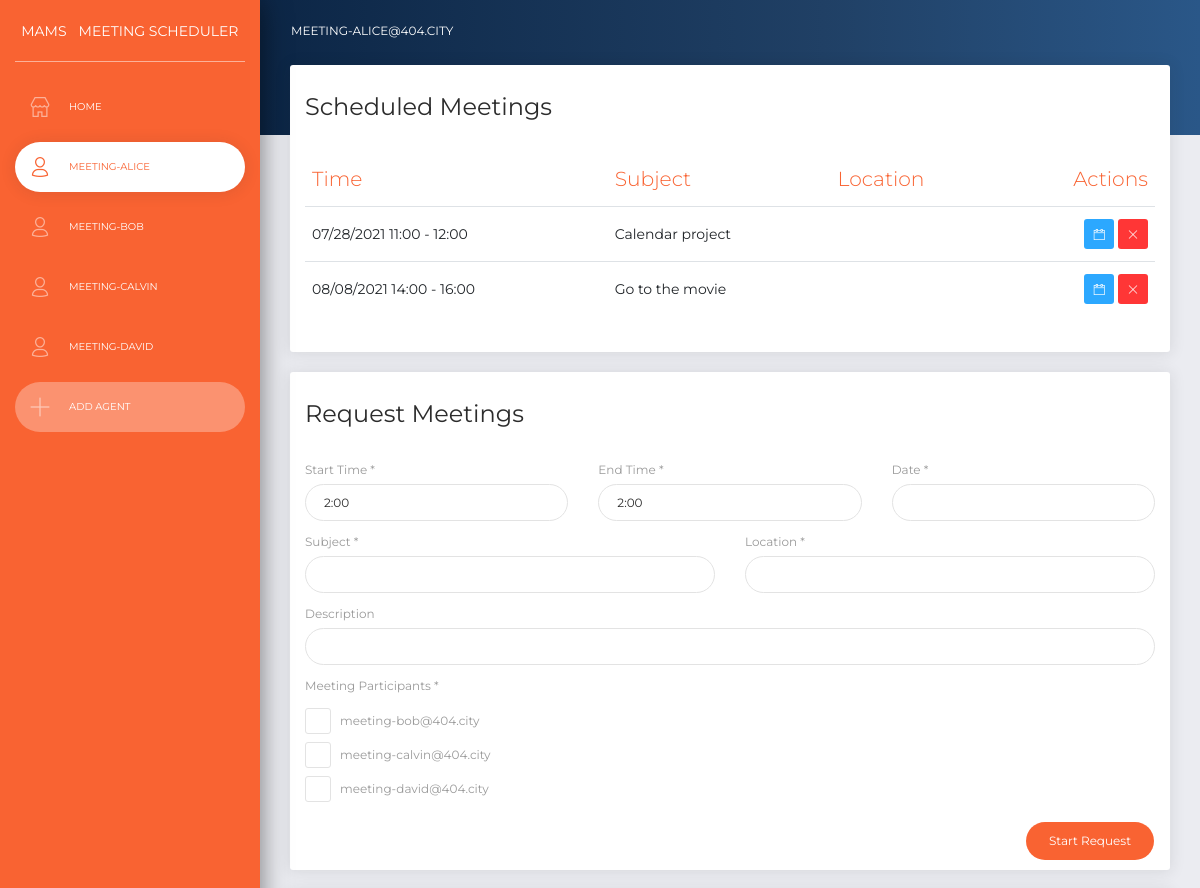
The app's page /agent/1 (upper part), older data.
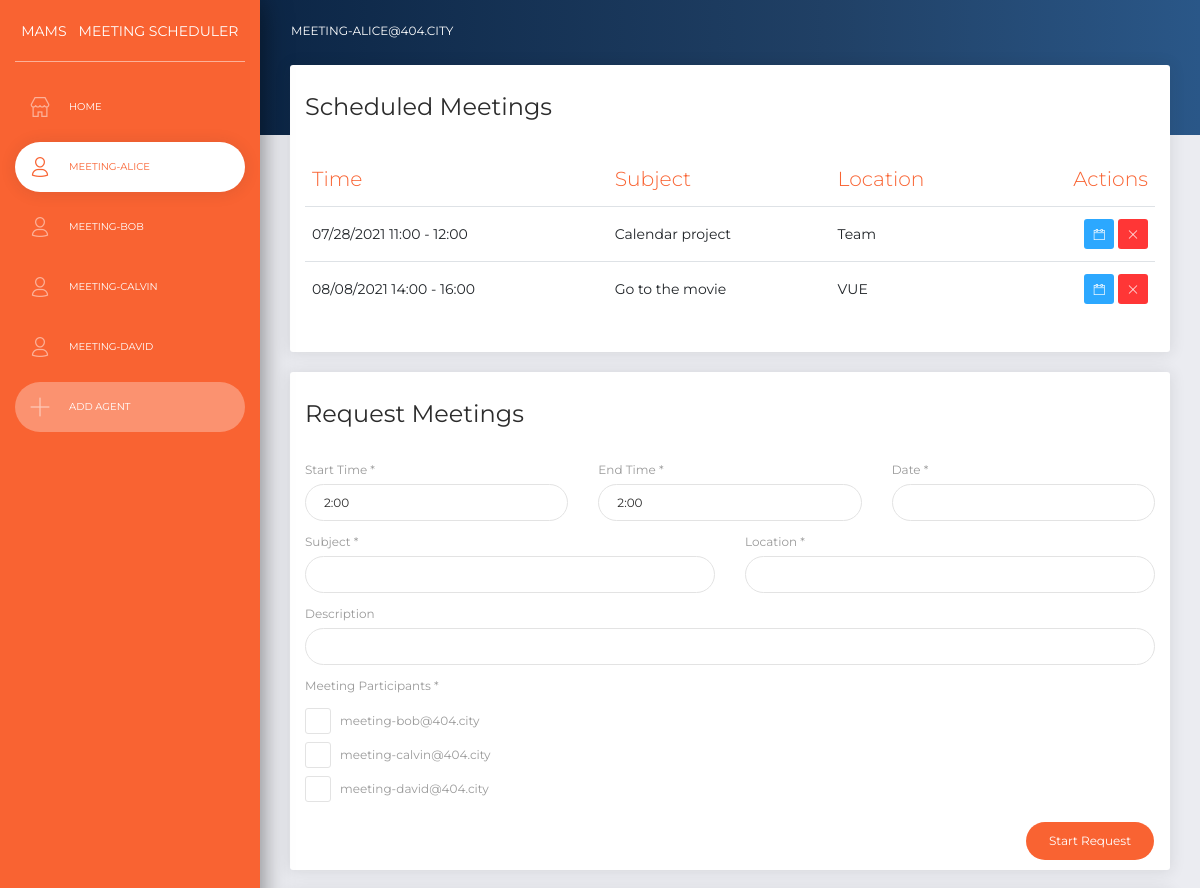
The same page, newer data.
### apps/models/models.py (models this page shows, shortened)
class AgentModel(db.Model):
    __tablename__ = 'agent'
    agent_id = db.Column(db.Integer, primary_key=True)
    email = db.Column(db.String(120), nullable=False)
    password = db.Column(db.String(120), nullable=False)
    offices = db.relationship('OfficeModel', backref='agent')
    preferences = db.relationship('PreferenceModel', backref='agent')
    meetings = db.relationship('ScheduleModel', back_populates='agent')

class MeetingModel(db.Model):
    __tablename__ = 'meeting'
    meeting_id = db.Column(db.Integer, primary_key=True)
    start_time = db.Column(db.DateTime, nullable=False)
    end_time = db.Column(db.DateTime, nullable=False)
    subject = db.Column(db.Text, nullable=False)
    location = db.Column(db.Text, nullable=False)
    description = db.Column(db.Text)
    agents = db.relationship('ScheduleModel', back_populates='meeting')

### app.py (the view)
@app.route('/agent/<int:aid>', methods=['GET'])
def agent(aid):
    agents = AgentModel.query.all()
    agent = AgentModel.query.get(aid)
    others = AgentModel.query.filter(AgentModel.agent_id != agent.agent_id).all()
    mids = []
    for meeting in agent.meetings:
        mids.append(meeting.meeting_id)
    meetings = MeetingModel.query.filter(MeetingModel.meeting_id.in_(mids)).order_by(MeetingModel.start_time.asc()).all()
    if len(meetings) == 0:
        meetings = None
    offices = OfficeModel.query.filter(OfficeModel.agent_id == aid).order_by(OfficeModel.start_time.asc()).all()
    if len(offices) == 0:
        offices = None
    preferences = PreferenceModel.query.filter(PreferenceModel.agent_id == aid).order_by(PreferenceModel.is_local.asc(), PreferenceModel.start_time.asc()).all()
    if len(preferences) == 0:
        preferences = None
    return render_template('agent.html', agents=agents, agent=agent
                           , others=others, meetings=meetings, offices=offices, preferences=preferences)

### app.py (called while the page is built)
@app.template_filter('split_name')
def split_name(email):
    return email.split('@')[0]

@app.template_filter('start_cut')
def start_cut(time):
    return time.strftime('%m/%d/%Y %H:%M')

@app.template_filter('end_cut')
def end_cut(time):
    return time.strftime('%H:%M')

### templates/agent.html (shortened to what this page needs)
{% extends "public.html" %}
{% block content %}
<nav class="navbar navbar-expand-lg navbar-transparent bg-primary navbar-absolute">
    <div class="container-fluid">
        <div class="navbar-wrapper">
            <a id="agent-id" agent-id="{{ agent.agent_id }}" class="navbar-brand" style="pointer-events: none">{{ agent.email }}</a>
        </div>
    </div>
</nav>
<div class="content" style="margin-top: -70px">
    <div class="row">
        <div class="col-md-12">
            <div class="card">
                <div class="card-header">
                    <h4 class="card-title">Scheduled Meetings</h4>
                </div>
                <div class="card-body">
                    <div class="table-responsive">
                        {% if meetings != None %}
                        <table class="table">
                            <thead class="text-primary">
                                <th>Time</th>
                                <th>Subject</th>
                                <th>Location</th>
                                <th class="text-right">Actions</th>
                            </thead>
                            <tbody>
                                {% for meeting in meetings %}
                                <tr>
                                    <td>{{ meeting.start_time | start_cut }} - {{ meeting.end_time | end_cut }}</td>
                                    <td>{{ meeting.subject }}</td>
                                    <td>{{ meeting.location }}</td>
                                    <td class="td-actions text-right">
                                        <button meeting-id="{{ meeting.meeting_id }}" type="button" rel="tooltip" class="btn btn-info btn-sm btn-icon meeting-detail">
                                            <i class="now-ui-icons ui-1_calendar-60"></i>
                                        </button>
                                        <button meeting-id="{{ meeting.meeting_id }}" type="button" rel="tooltip" class="btn btn-danger btn-sm btn-icon meeting-delete">
                                            <i class="now-ui-icons ui-1_simple-remove"></i>
                                        </button>
                                    </td>
                                </tr>
                                {% endfor %}
                            </tbody>
                        </table>
                        {% endif %}
                    </div>
                </div>
            </div>
        </div>
    </div>
    <div class="row">
        <div class="col-md-12">
            <div class="card">
                <div class="card-header">
                    <h4 class="card-title">Request Meetings</h4>
                </div>
                <div class="card-body">
                    <div class="row">
                        <div class="col-md-4">
                            <div class="form-group">
                                <label for="start-time">Start Time *</label>
                                <input type="text" class="form-control" id="start-time">
                            </div>
                        </div>
                        <div class="col-md-4">
                            <div class="form-group">
                                <label for="end-time">End Time *</label>
                                <input type="text" class="form-control" id="end-time">
                            </div>
                        </div>
                        <div class="col-md-4">
                            <div class="form-group">
                                <label for="date-picker">Date *</label>
                                <input type="text" class="form-control" id="date-picker">
                            </div>
                        </div>
                    </div>
                    <div class="row">
                        <div class="col-md-6">
                            <div class="form-group">
                                <label for="subject">Subject *</label>
                                <input type="text" class="form-control" id="subject">
                            </div>
                        </div>
                        <div class="col-md-6">
                            <div class="form-group">
                                <label for="location">Location *</label>
                                <input type="text" class="form-control" id="location">
                            </div>
                        </div>
                    </div>
                    <div class="row">
                        <div class="col-md-12">
                            <div class="form-group">
                                <label for="description">Description</label>
                                <input type="text" class="form-control" id="description">
                            </div>
                        </div>
                    </div>
                    <div class="row">
                        <div class="col-md-12">
                            <div class="form-group" id="guest-check">
                                <label>Meeting Participants *</label>
                                {% for other in others %}
                                <div class="form-check" style="padding-left: 0">
                                    <label class="form-check-label">
                                        {{ other.email }}
                                    </label>
                                </div>
                                {% endfor %}
                            </div>
                        </div>
                    </div>
                    <div class="row pull-right">
                        <div class="col-md-12">
                            <button id="request-meeting" class="btn btn-primary btn-round">Start Request</button>
                        </div>
                    </div>
                </div>
            </div>
        </div>
    </div>
</div>
{% endblock %}

### templates/public.html (shortened to what this page needs)
<!DOCTYPE html>
<html lang="en">
<head>
    <link rel="stylesheet" href="https://use.fontawesome.com/releases/v5.7.1/css/all.css">
    <link href="/css/bootstrap.min.css" rel="stylesheet">
    <link href="/css/now-ui-dashboard.css" rel="stylesheet">
    <link href="/css/bootstrap-datepicker.css" rel="stylesheet">
    <link href="/css/bootstrap-timepicker.css" rel="stylesheet">
</head>
<body>
    <div class="wrapper">
        <div class="sidebar" data-color="orange">
            <div class="logo">
                <a class="simple-text logo-mini" style="pointer-events: none; width: auto">MAMS</a>
                <a class="simple-text logo-normal" style="pointer-events: none">Meeting Scheduler</a>
            </div>
            <div class="sidebar-wrapper" id="sidebar-wrapper">
                <ul class="nav" id="agent-list">
                    <li {% if agent == None %} class="active" {% endif %}>
                        <a href="\">
                            <i class="now-ui-icons shopping_shop"></i>
                            <p>Home</p>
                        </a>
                    </li>
                    {% for item in agents %}
                    <li {% if agent != None %}{% if item.agent_id == agent.agent_id %} class="active" {% endif %}{% endif %}>
                        <a href="/agent/{{ item.agent_id }}">
                            <i class="now-ui-icons users_single-02"></i>
                            <p>{{ item.email | split_name }}</p>
                        </a>
                    </li>
                    {% endfor %}
                    <li>
                        <a id="agent-add" style="background: rgba(255,255,255,0.3)">
                            <i class="now-ui-icons ui-1_simple-add"></i>
                            <p>Add Agent</p>
                        </a>
                    </li>
                </ul>
            </div>
        </div>
        <div class="main-panel" id="main-panel">
            {% block content %}
            {% endblock %}
        </div>
    </div>
</body>
</html>

Row changes from the older to the newer data that the page shows:
changed MeetingModel "Calendar project": location (not shown) → "Team"
changed MeetingModel "Go to the movie": location (not shown) → "VUE"
